Frame 1 (no input): blank canvas, image omitted
Frame 60 (the mouse pressed at the canvas centre just before this capture): blank canvas, image omitted
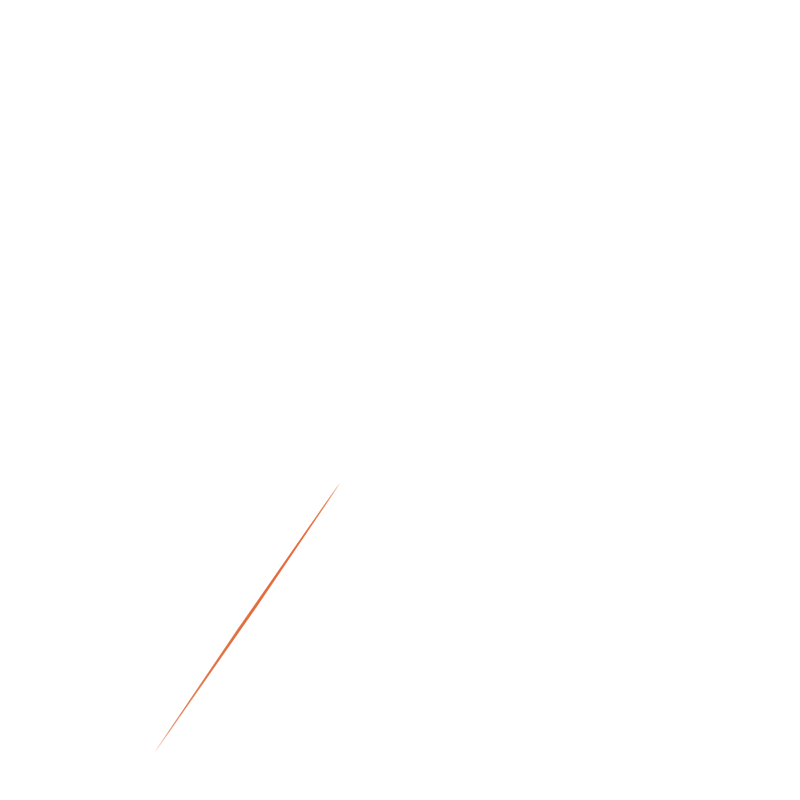
Frame 120 (the mouse held since frame 60 and released just before this capture)

The Processing sketch whose frames 1 and 60 were blank and that drew this single picture after the mouse press (run headless with seeded random() and noise(); from frame 60 on, the mouse is pressed at the canvas centre):

// Processing sketch: processing_98949
// ── processing_98949.pde

int total = 1;
ArrayList fs = new ArrayList();

 
void setup(){
  background(255);
  size(800,800);
   
  for(int i=0;i<total;i++) {
     
    //extraemos el objeto que contiene
    follower b = new follower();
    fs.add(b);
     
    

   
   
  }
 
}
 
void draw(){
   
   
  for(int i=0; i<fs.size(); i++){
    follower b = (follower) fs.get(i);
    
  if(mousePressed) {
      b.atrac();
  
  }
}
 
 
 
}



class follower{
 
  float speed = random(100,120);
  PVector pos = new PVector(random(600),random(800));
  int sz = 5;
 
  follower (){
 
  }
   
  void atrac(){
    //calculamos la distÃ¡ncia entre el mouse y la bola
    
    PVector mouseVec = new PVector(mouseX,mouseY);
    PVector dis = PVector.sub(mouseVec, pos);
    dis.div(speed);
    pos.add(dis); 
 
    
    float ang = atan2(dis.y,dis.x);
 
     
    pushMatrix();
     
    translate(pos.x,pos.y);
     
    rotate(ang);
     
    noStroke();
    fill(random(200,255),100,50,random(20,50));
    rect(dis.x*2,dis.y*2,sz*30,sz/3);
     
    popMatrix();
  }
   
  
}
